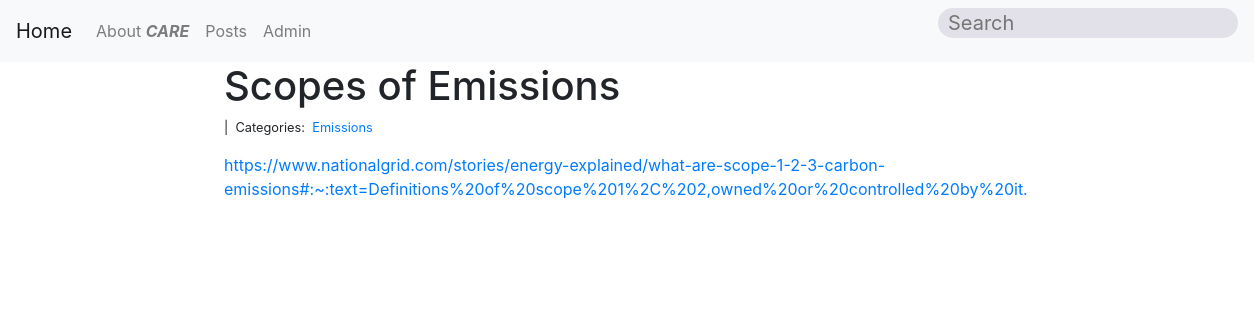
/blog1/, run on the app's committed database.
### blog/models.py (models this page shows, shortened)
class Post(models.Model):
    title=models.CharField(max_length=50)
    body=models.TextField(blank=True,null=True)
    sitelink=models.URLField(max_length=200,blank=True,null=True)
    file=models.FileField(upload_to='files/',blank=True,null=True,default=None)
    createdon = models.DateTimeField(auto_now_add=True)
    modifiedon = models.DateTimeField(auto_now=True)
    categories = models.ManyToManyField("Category",related_name='posts')
    class Meta:
        ordering = ['modifiedon']

class Category(models.Model):
    name = models.CharField(max_length=50)

### blog/views.py (the view)
# urls.py: path("<int:pk>/", views.blog_detail, name="blog_detail"),
def blog_detail(request,pk):
    post = Post.objects.get(pk=pk)
    context={
        'post':post,
    }
    return render(request,'blog_detail.html',context)

### blog/templates/blog_detail.html (shortened to what this page needs)
{% extends "base.html" %}
{% block page_content %}
<div class="col-md-8 offset-md-2">
    <h1>{{ post.title }}</h1>
    <small>
        {{ post.created_on.date }} |&nbsp;
        Categories:&nbsp;
        {% for category in post.categories.all %}
        <a href="{% url 'blog_category' category.name %}">
            {{ category.name }}
        </a>&nbsp;
        {% endfor %}
    </small>
    {% if post.sitelink %}
        <a href={{post.sitelink}}>{{ post.sitelink }}</a>
    {% endif %}
</div>
{% endblock %}

### CARE_Site/static/base.css (style rules this page uses)
#bg { background-size: cover; background-repeat: no-repeat; background-position: center; background-attachment: fixed; }

### data on the page
Post: title "Scopes of Emissions", sitelink "https://www.nationalgrid.com/stories/energy-explained/what-are-scope-1-2-3-carbon-emissions#:~:text=Definitions%20of%20scope%201%2C%202,owned%20or%20controlled%20by%20it."
Category: name "Emissions"
